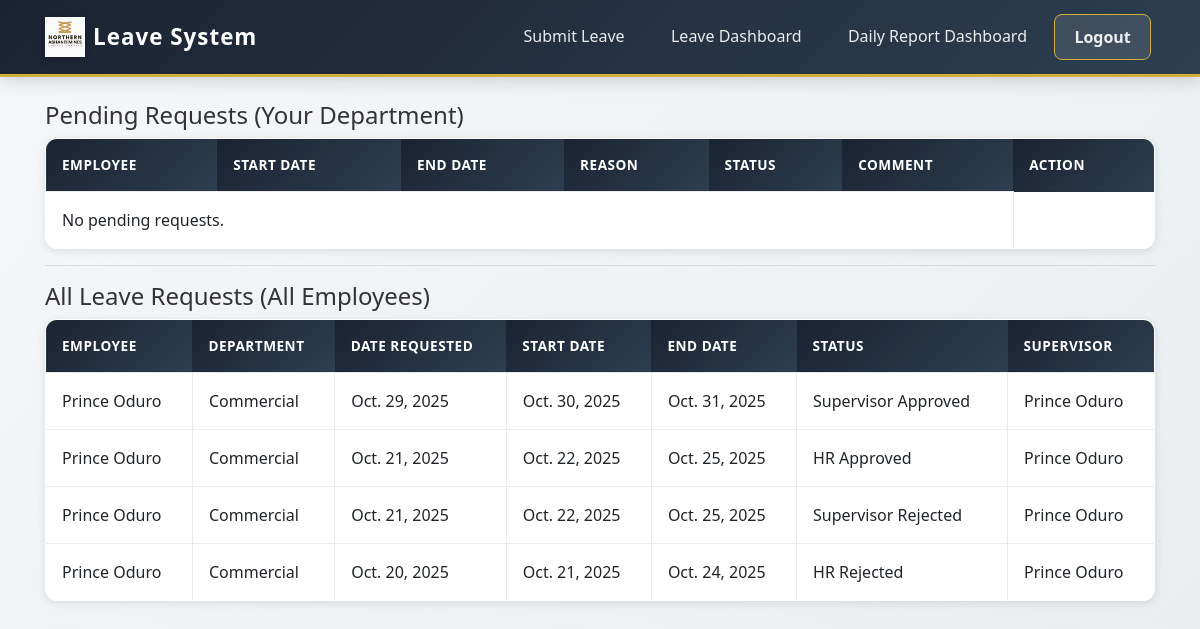
Page /supervisor/ (signed in) on the committed database.
### leave_app/models.py (models this page shows, shortened)
class LeaveRequest(models.Model):
    STATUS_CHOICES = [
        ('Pending', 'Pending Supervisor Approval'),
        ('Supervisor Approved', 'Approved by Supervisor'),
        ('Supervisor Rejected', 'Rejected by Supervisor'),
        ('HR Approved', 'Approved by HR'),
        ('HR Rejected', 'Rejected by HR'),
    ]
    employee = models.ForeignKey(Employee, on_delete=models.CASCADE)
    supervisor = models.ForeignKey(Supervisor, on_delete=models.CASCADE)
    start_date = models.DateField()
    end_date = models.DateField()
    reason = models.TextField()
    supervisor_comment = models.TextField(blank=True)
    hr_comment = models.TextField(blank=True)
    status = models.CharField(max_length=30, choices=STATUS_CHOICES, default='Pending')
    date_requested = models.DateField(default=date.today)

class Employee(models.Model):
    user = models.OneToOneField(User, on_delete=models.CASCADE)
    department = models.CharField(max_length=100)
    position = models.CharField(max_length=100, blank=True)
    annual_leave_days = models.IntegerField(default=30) # yearly allocation
    leave_days_taken = models.IntegerField(default=0)
    last_reset_year = models.IntegerField(default=date.today().year)

class Supervisor(models.Model):
    user = models.OneToOneField(User, on_delete=models.CASCADE)
    department = models.CharField(max_length=100)

### leave_app/views.py (the view)
# urls.py: path('supervisor/', views.supervisor_dashboard, name='supervisor_dashboard'),
@login_required
def supervisor_dashboard(request):
    supervisor = get_object_or_404(Supervisor, user=request.user)
    view_type = request.GET.get('from', 'leave')  # default view is 'leave'
    if view_type == 'daily':
        selected_date = request.GET.get('date')
        filter_date = parse_date(selected_date) if selected_date else date.today()
        reports = DailyReport.objects.filter(
            supervisor=supervisor,
            date=filter_date
        ).order_by('-submitted_at')
        return render(
            request,
            'supervisor_daily.html',
            {'reports': reports, 'selected_date': filter_date}
        )
    else:
        requests = LeaveRequest.objects.filter(
            supervisor=supervisor, status='Pending'
        ).order_by('-date_requested')
        all_requests = LeaveRequest.objects.filter(
            employee__department=supervisor.department
        ).order_by('-date_requested')
        return render(
            request,
            'supervisor_dashboard.html',
            {'requests': requests, 'all_requests': all_requests}
        )

### templates/supervisor_dashboard.html (shortened to what this page needs)
{% extends 'base.html' %}
{% block content %}
<h4>Pending Requests (Your Department)</h4>
<table class="table table-bordered table-sm">
  <thead class="thead-light">
    <tr>
      <th>Employee</th>
      <th>Start Date</th>
      <th>End Date</th>
      <th>Reason</th>
      <th>Status</th>
      <th>Comment</th>
      <th>Action</th>
    </tr>
  </thead>
  <tbody>
    {% for leave in requests %}
      <tr>
        <td>{{ leave.employee.user.get_full_name }}</td>
        <td>{{ leave.start_date }}</td>
        <td>{{ leave.end_date }}</td>
        <td>{{ leave.reason }}</td>
        <td>{{ leave.status }}</td>
        <td>
          <form method="post" action="{% url 'supervisor_approve' leave.id %}">
            {% csrf_token %}
            <input type="text" name="comment" class="form-control form-control-sm" placeholder="Add comment..." required>
        </td>
        <td>
          <form method="post" action="{% url 'supervisor_approve' leave.id %}">
            {% csrf_token %}
            <button name="action" value="approve" class="btn btn-success btn-sm">Approve</button>
            <button name="action" value="reject" class="btn btn-danger btn-sm">Reject</button>
          </form>
        </td>
      </tr>
    {% empty %}
      <tr><td colspan="6">No pending requests.</td></tr>
    {% endfor %}
  </tbody>
</table>
<hr>
<h4>All Leave Requests (All Employees)</h4>
<table class="table table-bordered table-sm">
  <thead class="thead-light">
    <tr>
      <th>Employee</th>
      <th>Department</th>
      <th>Date Requested</th>
      <th>Start Date</th>
      <th>End Date</th>
      <th>Status</th>
      <th>Supervisor</th>
    </tr>
  </thead>
  <tbody>
    {% for leave in all_requests %}
      <tr>
        <td>{{ leave.employee.user.get_full_name }}</td>
        <td>{{ leave.employee.department }}</td>
        <td>{{ leave.date_requested }}</td>
        <td>{{ leave.start_date }}</td>
        <td>{{ leave.end_date }}</td>
        <td>{{ leave.status }}</td>
        <td>{{ leave.supervisor.user.get_full_name }}</td>
      </tr>
    {% empty %}
      <tr><td colspan="6">No leave requests yet.</td></tr>
    {% endfor %}
  </tbody>
</table>
{% endblock %}

### templates/base.html (shortened to what this page needs)
{%load static%}
{% load pwa %}
<!DOCTYPE html>
<html lang="en">
<head>
    <link rel="stylesheet" href="https://cdn.jsdelivr.net/npm/bootstrap@4.6.2/dist/css/bootstrap.min.css">
</head>
<body class="bg-light">
    <nav class="navbar navbar-expand-lg navbar-dark bg-primary mb-4">
        <div class="container">
            <a class="navbar-brand d-flex align-items-center" href="#">
                <img src="{% static 'images/logo1.png' %}" alt="Logo" height="40" class="mr-2">
                <span>Leave System</span>
            </a>
            <div class="collapse navbar-collapse" id="navbarNav">
                <ul class="navbar-nav ml-auto">
                    {% if user.is_authenticated %}
                        {% if user.supervisor %}
                            <li class="nav-item">
                                <a class="nav-link" href="{% url 'submit_leave' %}">Submit Leave</a>
                            </li>
                            <li class="nav-item">
                                <a class="nav-link" href="{% url 'supervisor_dashboard' %}?from=leave">
                                    Leave Dashboard
                                </a>
                            </li>
                            <li class="nav-item">
                                <a class="nav-link" href="{% url 'supervisor_dashboard' %}?from=daily">
                                    Daily Report Dashboard
                                </a>
                            </li>
                        {% endif %}
                        <li class="nav-item">
                            <a class="nav-link text-light font-weight-bold" href="{% url 'logout' %}">Logout</a>
                        </li>
                    {% endif %}
                </ul>
            </div>
        </div>
    </nav>
    <div class="container">
        {% block content %}{% endblock %}
    </div>
</body>
</html>

### templates/base.html (style rules this page uses)
:root { --primary-navy: #1a2332; --primary-navy-light: #2c3e50; --accent-gold: #d4af37; --accent-gold-dark: #b8941f; --accent-gold-light: #f0e68c; --success-green: #28a745; --danger-red: #dc3545; --warning-yellow: #ffc107; --info-blue: #17a2b8; --light-bg: #f8f9fa; --white: #ffffff; --shadow-sm: 0 2px 8px rgba(0,0,0,0.1); --shadow-md: 0 4px 16px rgba(0,0,0,0.15); --shadow-lg: 0 8px 24px rgba(0,0,0,0.2); }
* { margin: 0; padding: 0; box-sizing: border-box; }
body { font-family: 'Segoe UI', Tahoma, Geneva, Verdana, sans-serif; background: linear-gradient(135deg, #f5f7fa 0%, #e9ecef 100%); min-height: 100vh; color: #333; }
.navbar-dark.bg-primary { background: linear-gradient(135deg, var(--primary-navy) 0%, var(--primary-navy-light) 100%) !important; box-shadow: var(--shadow-md); padding: 0.75rem 0; border-bottom: 3px solid var(--accent-gold); }
.navbar-brand { font-size: 1.4rem; font-weight: 700; letter-spacing: 1px; transition: all 0.3s ease; color: var(--white) !important; }
.navbar-brand img { transition: transform 0.3s ease; filter: drop-shadow(0 2px 4px rgba(0,0,0,0.2)); }
.navbar-dark .navbar-nav .nav-link { padding: 0.6rem 1.2rem !important; margin: 0 0.25rem; font-weight: 500; color: rgba(255, 255, 255, 0.9) !important; border-radius: 8px; transition: all 0.3s ease; position: relative; }
.navbar-dark .navbar-nav .nav-link::before { content: ''; position: absolute; bottom: 0; left: 50%; width: 0; height: 2px; background: var(--accent-gold); transform: translateX(-50%); transition: width 0.3s ease; }
.navbar-dark .navbar-nav .nav-link.font-weight-bold { background: rgba(255, 255, 255, 0.1); border: 1px solid var(--accent-gold); }
.container { animation: fadeInUp 0.6s ease-out; }
.table { background: var(--white); border-radius: 12px; overflow: hidden; box-shadow: var(--shadow-sm); }
.table thead th { background: linear-gradient(135deg, var(--primary-navy) 0%, var(--primary-navy-light) 100%); color: #ffffff !important; border: none; font-weight: 600; padding: 1rem; text-transform: uppercase; font-size: 0.85rem; letter-spacing: 0.5px; }
.table thead tr { color: #ffffff !important; }
.table tbody td { padding: 1rem; vertical-align: middle; border-color: #e9ecef; }
html { scroll-behavior: smooth; }

### rows in the picture
LeaveRequest: employee.user.get_full_name "Prince Oduro", employee.department "Commercial", date_requested "Oct. 29, 2025", start_date "Oct. 30, 2025", end_date "Oct. 31, 2025", status "Supervisor Approved", supervisor.user.get_full_name "Prince Oduro"
LeaveRequest: employee.user.get_full_name "Prince Oduro", employee.department "Commercial", date_requested "Oct. 21, 2025", start_date "Oct. 22, 2025", end_date "Oct. 25, 2025", status "HR Approved", supervisor.user.get_full_name "Prince Oduro"
LeaveRequest: employee.user.get_full_name "Prince Oduro", employee.department "Commercial", date_requested "Oct. 21, 2025", start_date "Oct. 22, 2025", end_date "Oct. 25, 2025", status "Supervisor Rejected", supervisor.user.get_full_name "Prince Oduro"
LeaveRequest: employee.user.get_full_name "Prince Oduro", employee.department "Commercial", date_requested "Oct. 20, 2025", start_date "Oct. 21, 2025", end_date "Oct. 24, 2025", status "HR Rejected", supervisor.user.get_full_name "Prince Oduro"
